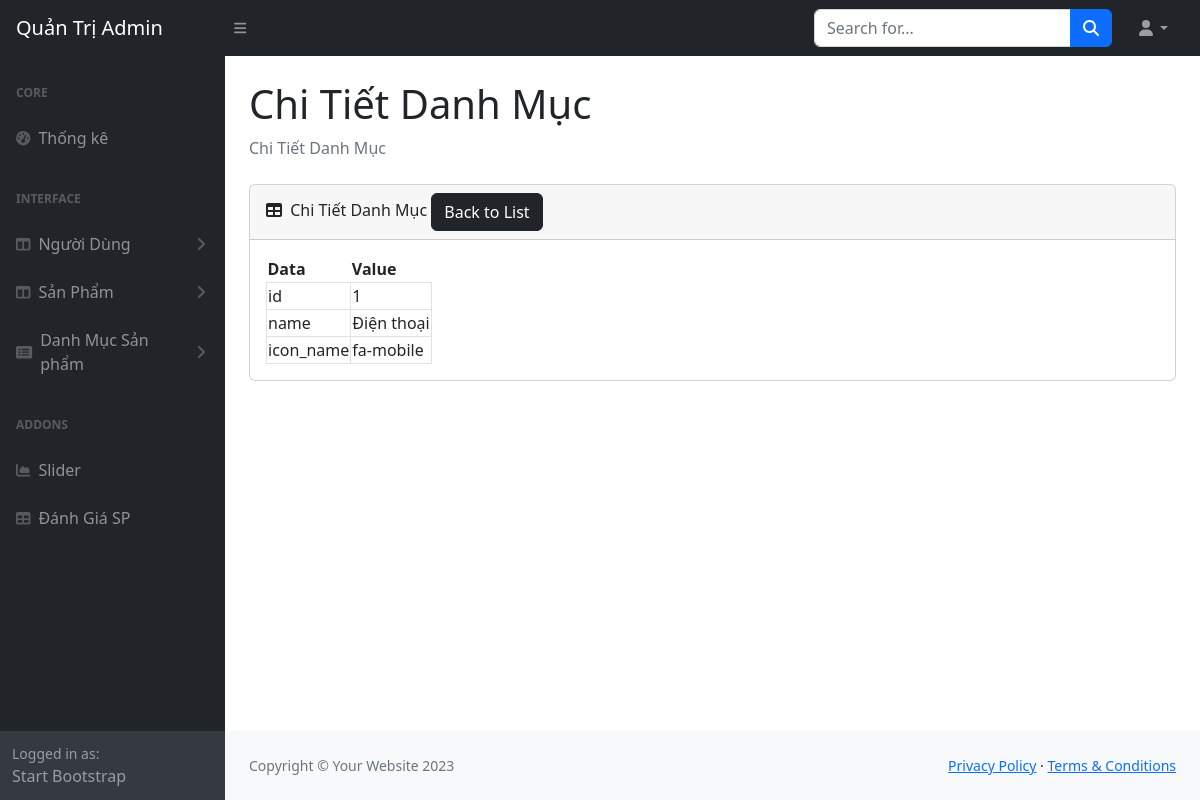
Page /?role=admin&act=categories-show&id=1 (signed in) on the committed database.
### tables this page shows
CREATE TABLE `categories` (
  `id` int(11) NOT NULL,
  `name` varchar(150) NOT NULL,
  `icon_name` text NOT NULL
);

### controllers/admin/CategoriesController.php (called while the page is built, shortened)
<?php
class CategoriesController
{
    private $categories;
    public function __construct()
    {
        $this->categories = new Categories();
    }
    public function show()
    {
        try {
            $id = $_GET['id'];
            $categories = $this->categories->find('*', 'id = :id', ['id' => $id]);
            $title = 'Chi Tiết Danh Mục';
            require_once PATH_VIEW_ADMIN_MAIN;
        } catch (Exception $e) {
            $_SESSION['success'] = false;
            $_SESSION['msg'] = $e->getMessage();
        }
    }
}

### routes/admin.php (called while the page is built, shortened)
<?php
$act = $_GET['act'] ?? '/';
match ($act) {
    '/' => (new DashboardController)->index(),
    'show-form-login'       => (new AuthenController)->showFormLogin(),
    'login'                 => (new AuthenController)->login(),
    'logout'                => (new AuthenController)->logout(),
    'users-index' => (new UserController)->index(),
    'users-create' => (new UserController)->create(),
    'users-store' => (new UserController)->store(),
    'users-edit' => (new UserController)->edit(),
    'users-update' => (new UserController)->update(),
    'users-show' => (new UserController)->show(),
    'users-delete' => (new UserController)->delete(),
    'sliders-index' => (new SliderController)->index(),
    'sliders-edit' => (new SliderController)->edit(),
    'sliders-update' => (new SliderController)->update(),
    'products-index' => (new ProductController)->index(),
    'products-create' => (new ProductController)->goToCreate(),
    'product-startCreate' => (new ProductController)->startCreate(),
    'products-show' => (new ProductController)->showProduct(),
    'products-edit' => (new ProductController)->goToEdit(),
    'products-update' => (new ProductController)->startUpdate(),
    'products-delete' => (new ProductController)->delete(),
    'categories-index' => (new CategoriesController)->index(),
    'categories-create' => (new CategoriesController)->create(),
    'categories-store' => (new CategoriesController)->store(),
    'categories-edit' => (new CategoriesController)->edit(),
    'categories-update' => (new CategoriesController)->update(),
    'categories-show' => (new CategoriesController)->show(),
    'review-index' => (new ReviewController)->index(),
    'review-show' => (new ReviewController)->show(),
};

### models/BaseModel.php (called while the page is built, shortened)
<?php
class BaseModel
{
    protected $table;
    protected $pdo;
    public function __construct()
    {
        $dsn = sprintf('mysql:host=%s;port=%s;dbname=%s;charset=utf8', DB_HOST, DB_PORT, DB_NAME);
        try {
            $this->pdo = new PDO($dsn, DB_USERNAME, DB_PASSWORD, DB_OPTIONS);
        } catch (PDOException $e) {
            die("Kết nối cơ sở dữ liệu không thành công: {$e->getMessage()}");
        }
    }
    public function find($columns = '*', $conditions = null, $params = [])
    {
        $sql = "SELECT $columns FROM {$this->table}";
        if ($conditions) {
            $sql .= " WHERE $conditions";
        }
        $stmt = $this->pdo->prepare($sql);
        $stmt->execute($params);
        return $stmt->fetch();
    }
}

### views/admin/categories/show.php (the view, shortened to what this page needs)
<main>
    <div class="container-fluid px-4">
        <h1 class="mt-4"><?= $title ?></h1>
        <ol class="breadcrumb mb-4">
            <li class="breadcrumb-item active"><?= $title ?></li>
        </ol>
        <div class="card mb-4">
            <div class="card-header">
                <i class="fas fa-table me-1"></i>
                <?= $title ?>
                <a class="btn btn-dark" href="<?= BASE_URL_ADMIN ?>&act=categories-index">Back to List</a>
            </div>
            <div class="card-body">
                <table id="datatablesSimple">
                    <thead>
                        <tr>
                            <th>Data</th>
                            <th>Value</th>
                        </tr>
                    </thead>
                    <tbody>
                        <?php foreach ($categories as $key => $value): ?>
                            <tr>
                                <td class="border"><?= $key ?></td>
                                <td class="border"><?= $value ?></td>
                            </tr>
                        <?php endforeach; ?>
                    </tbody>
                </table>
            </div>
        </div>
    </div>
</main>

### rows in the picture
categories: id "1", name "Điện thoại", icon_name "fa-mobile"

### other values in the picture
$title "Chi Tiết Danh Mục"
$key "id"
$key "name"
$key "icon_name"
